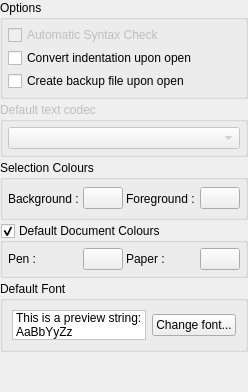
     <widget class="QWidget" name="pEditorGeneral">
      <layout class="QVBoxLayout">
       <property name="spacing">
        <number>3</number>
       </property>
       <property name="margin">
        <number>0</number>
       </property>
       <item>
        <widget class="QGroupBox" name="gbOptions">
         <property name="title">
          <string>Options</string>
         </property>
         <layout class="QVBoxLayout">
          <property name="spacing">
           <number>3</number>
          </property>
          <property name="margin">
           <number>5</number>
          </property>
          <item>
           <widget class="QCheckBox" name="cbAutoSyntaxCheck">
            <property name="enabled">
             <bool>false</bool>
            </property>
            <property name="text">
             <string>Automatic Syntax Check</string>
            </property>
           </widget>
          </item>
          <item>
           <widget class="QCheckBox" name="cbConvertIndentationUponOpen">
            <property name="text">
             <string>Convert indentation upon open</string>
            </property>
           </widget>
          </item>
          <item>
           <widget class="QCheckBox" name="cbCreateBackupUponOpen">
            <property name="text">
             <string>Create backup file upon open</string>
            </property>
           </widget>
          </item>
         </layout>
        </widget>
       </item>
       <item>
        <widget class="QGroupBox" name="gbDefaultCodec">
         <property name="enabled">
          <bool>false</bool>
         </property>
         <property name="title">
          <string>Default text codec</string>
         </property>
         <layout class="QHBoxLayout">
          <property name="spacing">
           <number>3</number>
          </property>
          <property name="margin">
           <number>5</number>
          </property>
          <item>
           <widget class="QComboBox" name="cbDefaultCodec"/>
          </item>
         </layout>
        </widget>
       </item>
       <item>
        <widget class="QGroupBox" name="gbSelectionColours">
         <property name="minimumSize">
          <size>
           <width>0</width>
           <height>60</height>
          </size>
         </property>
         <property name="title">
          <string>Selection Colours</string>
         </property>
         <layout class="QHBoxLayout">
          <property name="spacing">
           <number>3</number>
          </property>
          <property name="margin">
           <number>5</number>
          </property>
          <item>
           <widget class="QLabel" name="lSelectionBackground">
            <property name="text">
             <string>Background :</string>
            </property>
           </widget>
          </item>
          <item>
           <widget class="pColorButton" name="tbSelectionBackground">
            <property name="sizePolicy">
             <sizepolicy hsizetype="Fixed" vsizetype="Fixed">
              <horstretch>0</horstretch>
              <verstretch>0</verstretch>
             </sizepolicy>
            </property>
           </widget>
          </item>
          <item>
           <widget class="QLabel" name="lSelectionForeground">
            <property name="text">
             <string>Foreground :</string>
            </property>
           </widget>
          </item>
          <item>
           <widget class="pColorButton" name="tbSelectionForeground">
            <property name="sizePolicy">
             <sizepolicy hsizetype="Fixed" vsizetype="Fixed">
              <horstretch>0</horstretch>
              <verstretch>0</verstretch>
             </sizepolicy>
            </property>
           </widget>
          </item>
         </layout>
        </widget>
       </item>
       <item>
        <widget class="QGroupBox" name="gbDefaultDocumentColours">
         <property name="title">
          <string>Default Document Colours</string>
         </property>
         <property name="checkable">
          <bool>true</bool>
         </property>
         <layout class="QHBoxLayout">
          <property name="spacing">
           <number>3</number>
          </property>
          <property name="margin">
           <number>5</number>
          </property>
          <item>
           <widget class="QLabel" name="lDefaultDocumentPen">
            <property name="text">
             <string>Pen :</string>
            </property>
           </widget>
          </item>
          <item>
           <widget class="pColorButton" name="tbDefaultDocumentPen">
            <property name="sizePolicy">
             <sizepolicy hsizetype="Fixed" vsizetype="Fixed">
              <horstretch>0</horstretch>
              <verstretch>0</verstretch>
             </sizepolicy>
            </property>
           </widget>
          </item>
          <item>
           <widget class="QLabel" name="lDefaultDocumentPaper">
            <property name="text">
             <string>Paper :</string>
            </property>
           </widget>
          </item>
          <item>
           <widget class="pColorButton" name="tbDefaultDocumentPaper">
            <property name="sizePolicy">
             <sizepolicy hsizetype="Fixed" vsizetype="Fixed">
              <horstretch>0</horstretch>
              <verstretch>0</verstretch>
             </sizepolicy>
            </property>
           </widget>
          </item>
         </layout>
        </widget>
       </item>
       <item>
        <widget class="QGroupBox" name="gbDefaultFont">
         <property name="title">
          <string>Default Font</string>
         </property>
         <layout class="QHBoxLayout" name="horizontalLayout">
          <item>
           <widget class="QLabel" name="lDefaultDocumentFont">
            <property name="sizePolicy">
             <sizepolicy hsizetype="Expanding" vsizetype="Preferred">
              <horstretch>0</horstretch>
              <verstretch>0</verstretch>
             </sizepolicy>
            </property>
            <property name="palette">
             <palette>
              <active>
               <colorrole role="Base">
                <brush brushstyle="SolidPattern">
                 <color alpha="255">
                  <red>255</red>
                  <green>255</green>
                  <blue>255</blue>
                 </color>
                </brush>
               </colorrole>
               <colorrole role="Window">
                <brush brushstyle="SolidPattern">
                 <color alpha="255">
                  <red>255</red>
                  <green>255</green>
                  <blue>255</blue>
                 </color>
                </brush>
               </colorrole>
              </active>
              <inactive>
               <colorrole role="Base">
                <brush brushstyle="SolidPattern">
                 <color alpha="255">
                  <red>255</red>
                  <green>255</green>
                  <blue>255</blue>
                 </color>
                </brush>
               </colorrole>
               <colorrole role="Window">
                <brush brushstyle="SolidPattern">
                 <color alpha="255">
                  <red>255</red>
                  <green>255</green>
                  <blue>255</blue>
                 </color>
                </brush>
               </colorrole>
              </inactive>
              <disabled>
               <colorrole role="Base">
                <brush brushstyle="SolidPattern">
                 <color alpha="255">
                  <red>255</red>
                  <green>255</green>
                  <blue>255</blue>
                 </color>
                </brush>
               </colorrole>
               <colorrole role="Window">
                <brush brushstyle="SolidPattern">
                 <color alpha="255">
                  <red>255</red>
                  <green>255</green>
                  <blue>255</blue>
                 </color>
                </brush>
               </colorrole>
              </disabled>
             </palette>
            </property>
            <property name="autoFillBackground">
             <bool>true</bool>
            </property>
            <property name="frameShape">
             <enum>QFrame::StyledPanel</enum>
            </property>
            <property name="text">
             <string>This is a preview string: AaBbYyZz</string>
            </property>
            <property name="wordWrap">
             <bool>true</bool>
            </property>
           </widget>
          </item>
          <item>
           <widget class="QPushButton" name="pbDefaultDocumentFont">
            <property name="text">
             <string>Change font...</string>
            </property>
           </widget>
          </item>
         </layout>
        </widget>
       </item>
       <item>
        <spacer>
         <property name="orientation">
          <enum>Qt::Vertical</enum>
         </property>
         <property name="sizeHint" stdset="0">
          <size>
           <width>20</width>
           <height>40</height>
          </size>
         </property>
        </spacer>
       </item>
      </layout>
     </widget>
